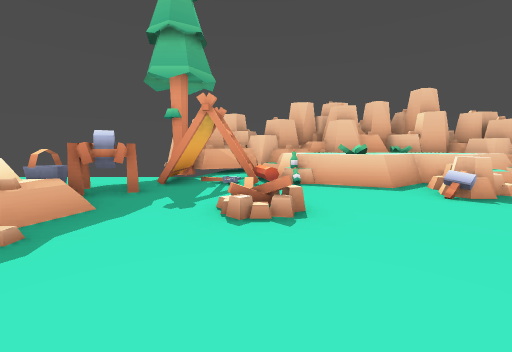
View 1 (above)

18 first-person views from a walk through a Godot game level. The camera is 1.4 m above the floor, tilts 6° down and sees 90° across. The floor is counted in squares, 1.8 m on a side. Each view is taken from the middle of a square. On the plan, view 1 faces up. The plan holds only what a view shows up to about 10 squares ahead; the rest is blank. The place goes on beyond the plan. Characters and animated objects are left out.

View 2
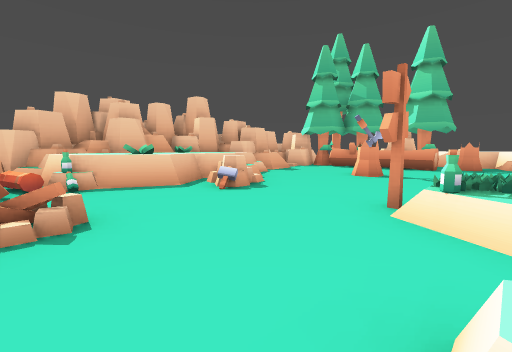

View 3
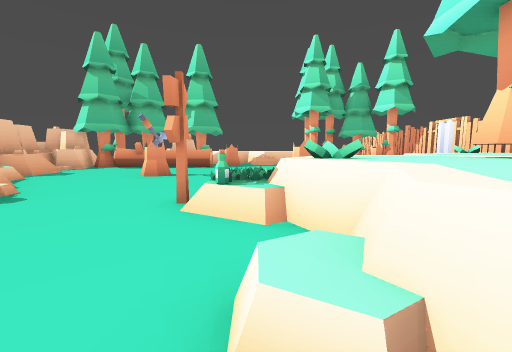

View 4
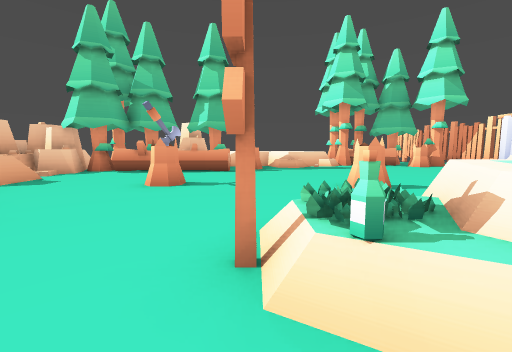

View 5
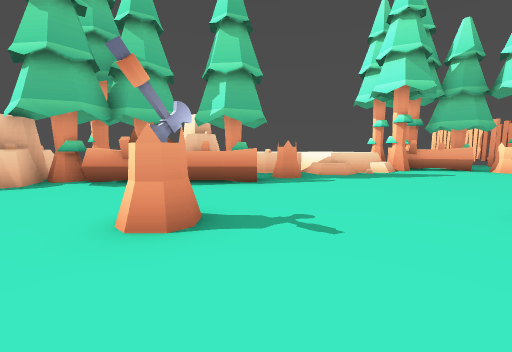

View 6
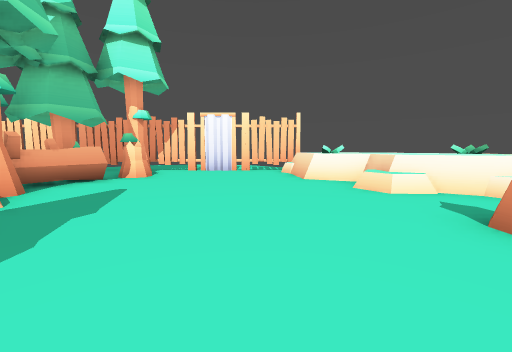

View 7
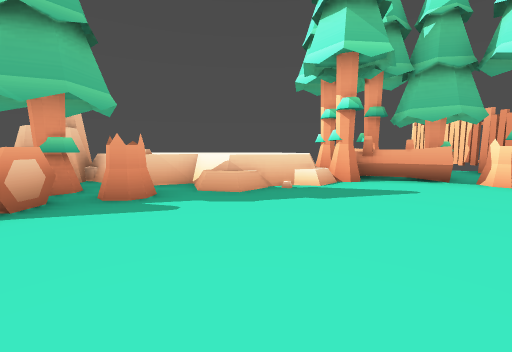

View 8
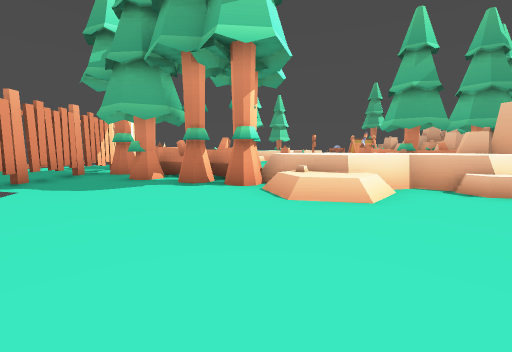

View 9
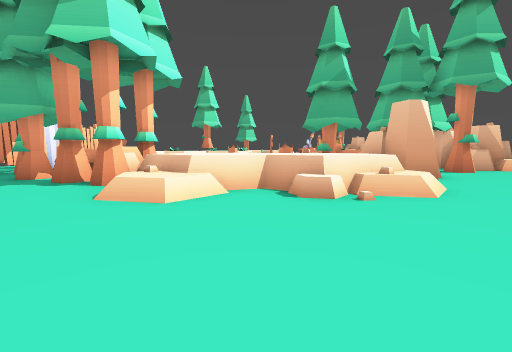

View 10
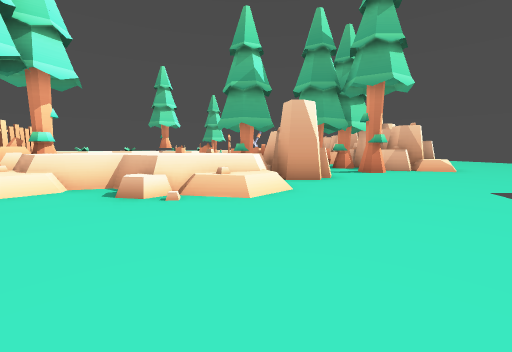

View 11
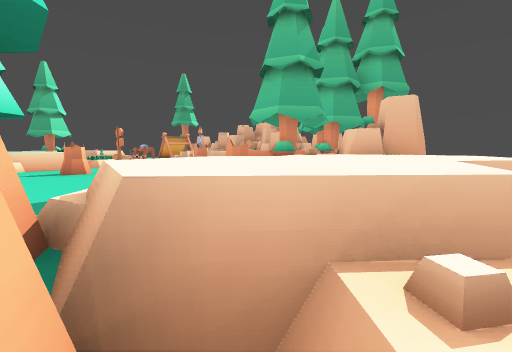

View 12
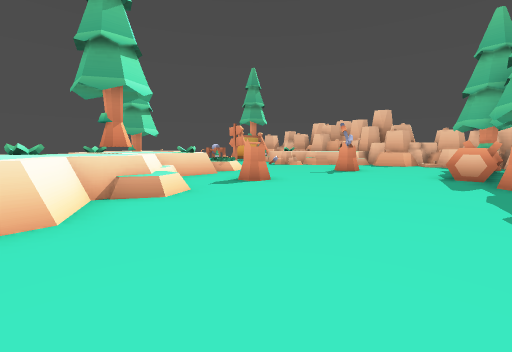

View 13
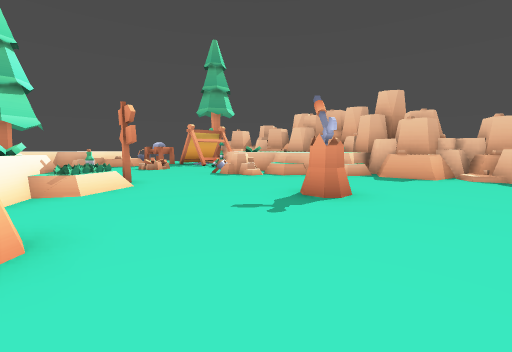

View 14
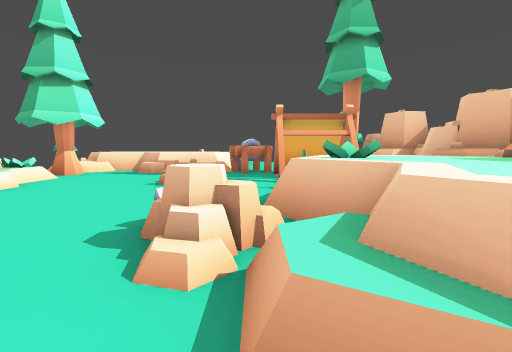

View 15
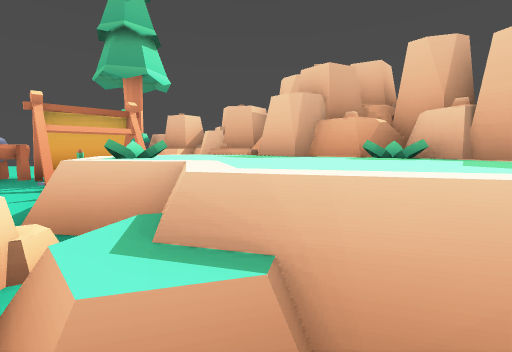

View 16
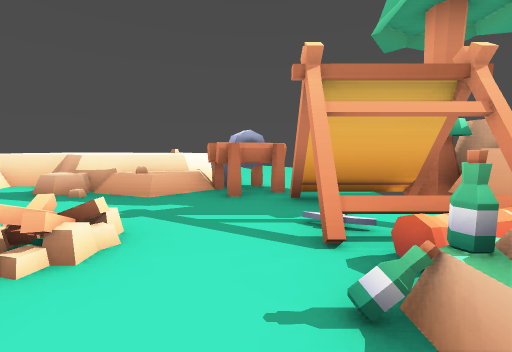

View 17
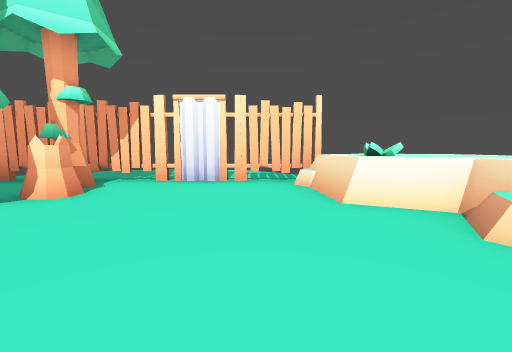

View 18
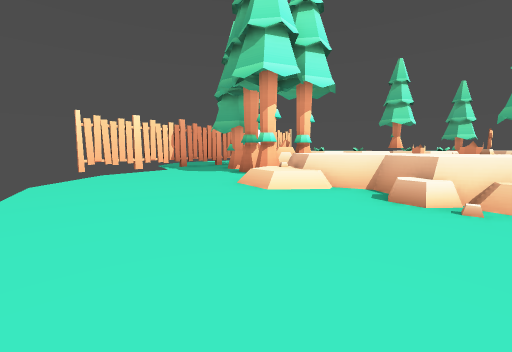

### Floor plan
Key: @ floor where view 1 was taken; # wall or solid block; x gap in a wall; . floor; = window, fence, low wall or low ledge; ^ raised ledge; B bottle; U bucket; S stone; H hammer; I signpost; T tree; O other object.
Columns run from 5 left of view 1 to 22 right of it. Each row starts with its distance up from view 1.
 12                  ..
 11                  ...
 10           #      #=..
  9     ##############=...
  8    ###^^^^^^###^##.....
  7    #.=^^^^^^#^.^T.T....
  6   ##.=B^^^^^....x........
  5  U#.....#S^.....^T  #......
  4 ^U#.....H.......^=###......
  3 ^^^..=.......O..^###^^^=....
  2 ^^^=............^###^^^.....
  1 ^^^......I.......O=^^^^^....
  0 ^^#..@^.BO=.......^^^^^.....
 -1 ^^^T^^^^^^^.O.....^^^^^^....
 -2 ^^     ^^^^........=^^^^....
 -3       ^^T^^=.......T#T......
 -4       ^^##^^^^......#......
 -5          ^^^^......^#T.....
 -6          ^^^^^....OOT.....
 -7           ^^^^....OT....
 -8            ^^^#........##
 -9               ###=##=###
-10                .. ...

Where each view was taken, in squares from view 1:
view 1: 0 up, 0 right, facing up
view 2: 0 up, 0 right, facing up-right
view 3: 0 up, 0 right, facing right
view 4: 1 up, 2 right, facing right
view 5: 2 up, 5 right, facing right
view 6: 1 up, 10 right, facing down
view 7: 1 down, 8 right, facing right
view 8: 3 down, 22 right, facing left
view 9: 0 up, 22 right, facing left
view 10: 3 up, 22 right, facing left
view 11: 3 down, 17 right, facing up-left
view 12: 6 down, 12 right, facing up-left
view 13: 1 down, 10 right, facing up-left
view 14: 5 up, 6 right, facing left
view 15: 5 up, 6 right, facing up-left
view 16: 5 up, 2 right, facing left
view 17: 2 down, 10 right, facing down
view 18: 2 up, 22 right, facing down-left
